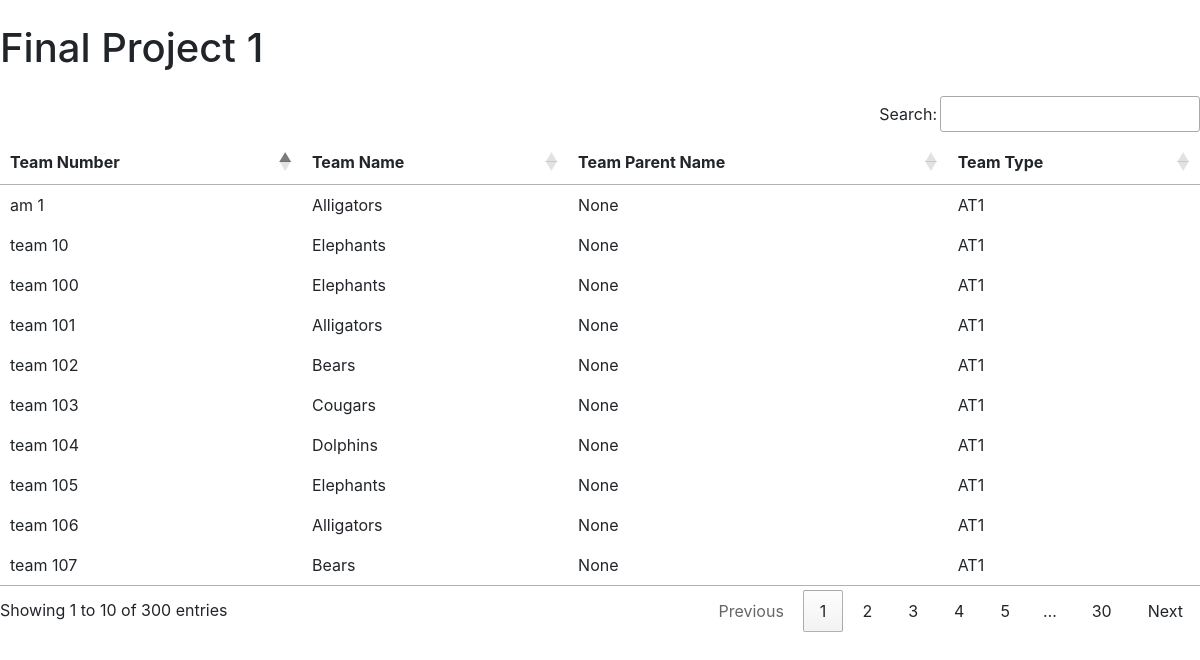
Before: / with the older database file.
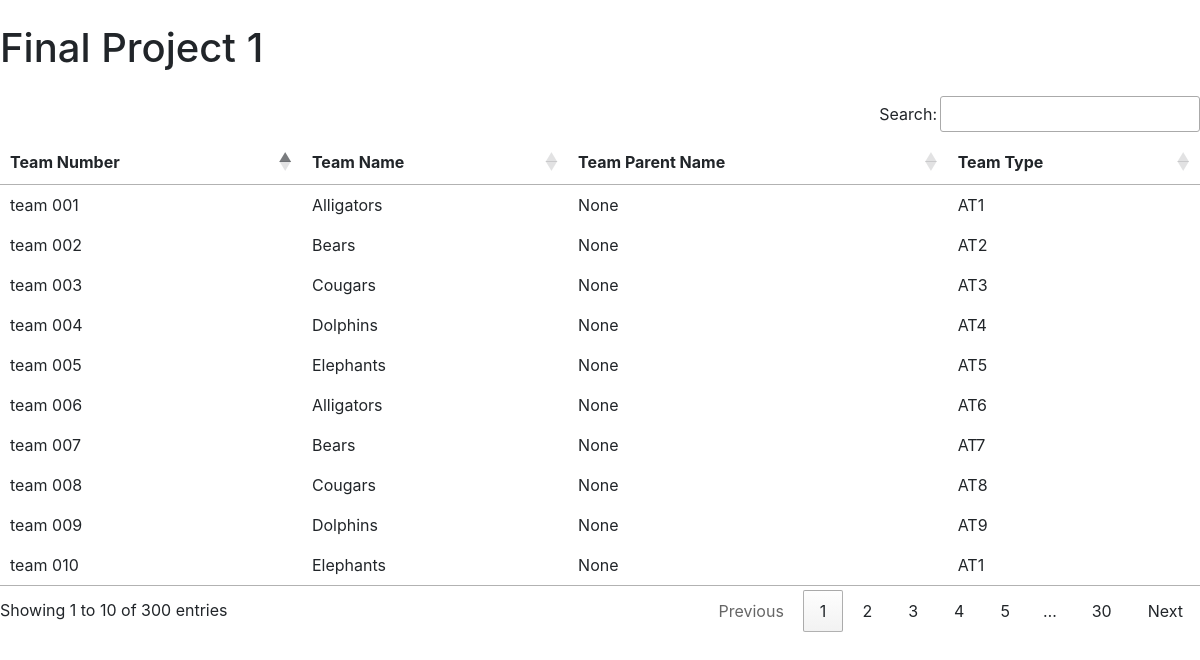
After: the same page with the newer database file.
### tables this page shows
CREATE TABLE `trains_and_teams` (
  `team_id` varchar(50) NOT NULL,
  `team_name` varchar(55) NOT NULL,
  `parent_name` varchar(55) DEFAULT NULL,
  `type` varchar(3) DEFAULT NULL
);

### index.php (the view, shortened to what this page needs)
<?php
  require_once("initialize.php");
  $query = "SELECT * FROM trains_and_teams";
  $GLOBALS['agileTeamsResults'] = mysqli_query($db, $query);
?>
<?php include('header.php'); ?>
    <div calss="container-fluid">
      <h1 class="my-4">Final Project 1</h1>
      <div id="tableView">
        <table calss="table table-striped" id="agileTeamsTable">
          <div class="table responsive">
            <thead>
              <tr>
                <th>Team Number</th>
                <th>Team Name</th>
                <th>Team Parent Name</th>
                <th>Team Type</th>
              </tr>
            </thead>
            <tbody>
              <?php
                if ($agileTeamsResults->num_rows > 0){
                  while($row = $agileTeamsResults->fetch_assoc()){
                    echo '<tr>
                            <td>'.$row['team_id'].'</td>
                            <td>'.$row["team_name"].'</td>
                            <td>'.$row["parent_name"].'</td>
                            <td>'.$row["type"].'</td>
                          </tr>';
                  }
                } else {
                  echo "0 results";
                }
              ?>
            </tbody>
          </div>
        </table>
      </div>
    </div>
<?php include('footer.php'); ?>

Changed rows visible on the page:
removed trains_and_teams: team_id "am 1", team_name "Alligators", parent_name "None", type "AT1"
removed trains_and_teams: team_id "team 10", team_name "Elephants", parent_name "None", type "AT1"
no longer on this page (row unchanged): trains_and_teams: team_id "team 100", team_name "Elephants", parent_name "None", type "AT1"
no longer on this page (row unchanged): trains_and_teams: team_id "team 101", team_name "Alligators", parent_name "None", type "AT1"
no longer on this page (row unchanged): trains_and_teams: team_id "team 102", team_name "Bears", parent_name "None", type "AT1"
no longer on this page (row unchanged): trains_and_teams: team_id "team 103", team_name "Cougars", parent_name "None", type "AT1"
no longer on this page (row unchanged): trains_and_teams: team_id "team 104", team_name "Dolphins", parent_name "None", type "AT1"
no longer on this page (row unchanged): trains_and_teams: team_id "team 105", team_name "Elephants", parent_name "None", type "AT1"
no longer on this page (row unchanged): trains_and_teams: team_id "team 106", team_name "Alligators", parent_name "None", type "AT1"
no longer on this page (row unchanged): trains_and_teams: team_id "team 107", team_name "Bears", parent_name "None", type "AT1"
added trains_and_teams: team_id "team 001", team_name "Alligators", parent_name "None", type "AT1"
added trains_and_teams: team_id "team 002", team_name "Bears", parent_name "None", type "AT2"
added trains_and_teams: team_id "team 003", team_name "Cougars", parent_name "None", type "AT3"
added trains_and_teams: team_id "team 004", team_name "Dolphins", parent_name "None", type "AT4"
added trains_and_teams: team_id "team 005", team_name "Elephants", parent_name "None", type "AT5"
added trains_and_teams: team_id "team 006", team_name "Alligators", parent_name "None", type "AT6"
added trains_and_teams: team_id "team 007", team_name "Bears", parent_name "None", type "AT7"
added trains_and_teams: team_id "team 008", team_name "Cougars", parent_name "None", type "AT8"
added trains_and_teams: team_id "team 009", team_name "Dolphins", parent_name "None", type "AT9"
added trains_and_teams: team_id "team 010", team_name "Elephants", parent_name "None", type "AT1"
